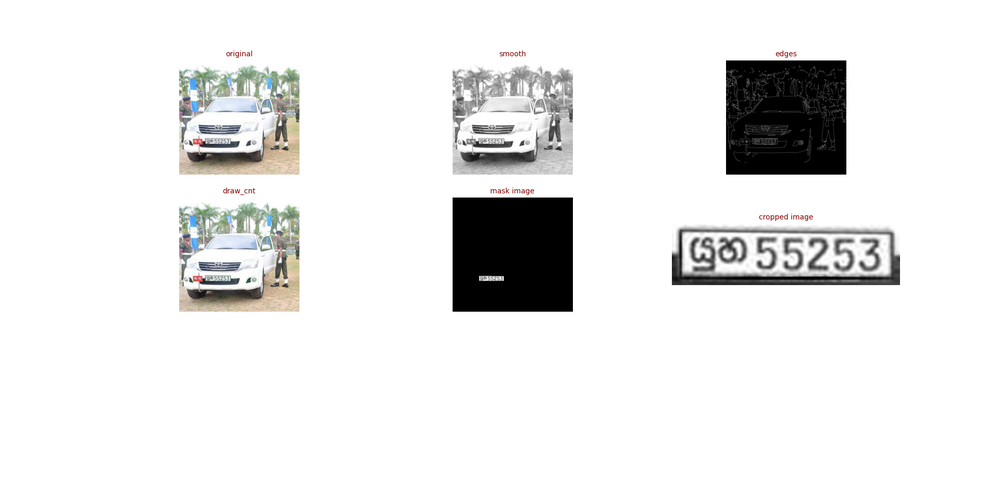
#> input picture army_sample.png, 1000 x 504 px, shrunk from 1920 x 967 before the run
$ python -i main.py   (imports and definitions only)
#> lines starting #> are read from the running program, lines starting #| are printed output that depends on the picture; after the words box and inside, x2 and y2 are one past the last pixel; in counts of white or black regions, pixels touching at a corner belong together
from cmath import isnan
from google.cloud import vision
from google.cloud import vision_v1
from PIL import Image
import numpy as np
import matplotlib.pyplot as plt
import cv2
import os
import pytesseract
import io


os.environ['GOOGLE_APPLICATION_CREDENTIALS'] = 'visionKey.json'


FONT_SIZE = 10
COLOR = 'maroon'


pytesseract.pytesseract.tesseract_cmd = r'C:\Users\USER\AppData\Local\Tesseract-OCR\tesseract.exe'


# get source image
def get_image(img):
    img = cv2.imread(img, 1)
    img = cv2.cvtColor(img, cv2.COLOR_BGR2RGB)
    return img

# show images


def show_plot(images, titles):
    # convert all images to gray scale
    plt.style.use('grayscale')

    # to remove background gray
    plt.figure().patch.set_facecolor('white')

    for i in range(len(images)):
        # plt.subplot(len(titles),1,i+1)
        plt.subplot(2, 3, i+1)
        plt.title(titles[i], size=FONT_SIZE, color=COLOR)
        plt.imshow(images[i])
        plt.axis('off')

    plt.show()


# Return binary image by thresholding
def make_binary(img):
    t = 150
    ret, thresh = cv2.threshold(img, t, 255, cv2.THRESH_BINARY_INV)

    return thresh


def bilateral_filter(img):
    blur = cv2.bilateralFilter(img, 17, 17, 17)
    return blur


# Normalize the number plate
def normalize_number_plate(img2):
    img = cv2.cvtColor(img2, cv2.COLOR_RGB2GRAY)
    # remove noise
    # blur = cv2.bilateralFilter(img, 17, 17, 17)  # 11, 90, 90

    # sharpend_image = cv2.addWeighted(img, 2, blur, -1, 0)
    blur = bilateral_filter(img)
    edges = cv2.Canny(blur, 100, 200)

    cnts, hierarchy = cv2.findContours(
        edges.copy(), cv2.RETR_TREE, cv2.CHAIN_APPROX_SIMPLE)

    draw_cnt = cv2.drawContours(img2.copy(), cnts, -1, (255, 0, 0))
    print(len(cnts))

    cnts = sorted(cnts, key=cv2.contourArea, reverse=True)[:10]
    draw_cnt_2 = cv2.drawContours(img2.copy(), cnts, -1, (0, 255, 0))
    # plt.imshow(draw_cnt, cmap='gray')
    # plt.title('Contour')
    # plt.show()
    return img, edges, draw_cnt, draw_cnt_2, cnts


# Crop image
def crop_image(cnts, img):
    plate = None
    img3 = img.copy()
    for i in cnts:
        perimeter = cv2.arcLength(i, True)
        edges_count = cv2.approxPolyDP(i, 10, True)

        if len(edges_count) == 4:
            plate = edges_count
            break
    # print(edges_count)
    mask = np.zeros(img.shape, np.uint8)
    new_img = cv2.drawContours(mask, [plate], 0, 255, -1)
    new_img = cv2.bitwise_and(img, img, mask=mask)

    (x, y) = np.where(mask == 255)

    (x1, y1) = (np.min(x), np.min(y))
    (x2, y2) = (np.max(x), np.max(y))
    cropped_img = img[x1-10:x2+10, y1-10:y2+10]
    return new_img, cropped_img


# main funtion
def main(filename):
    # get vision
#> called with filename = 'army_sample.png'
    vision_client = vision.ImageAnnotatorClient()
    image = vision.Image()

    # import image

    #mg2 = get_image('pre.jpg')
    print('location : ', filename)

    img2 = get_image(filename)
#> in get_image, img is the input picture: shape (504, 1000, 3); mean B, G, R 233, 233.4, 233.4

    img = cv2.cvtColor(img2, cv2.COLOR_RGB2GRAY)
#> img: shape (504, 1000)

    blur, edges, draw_cnt, draw_cnt_2, cnts = normalize_number_plate(img2)
#> in normalize_number_plate, `edges = cv2.Canny(blur, 100, 200)`:
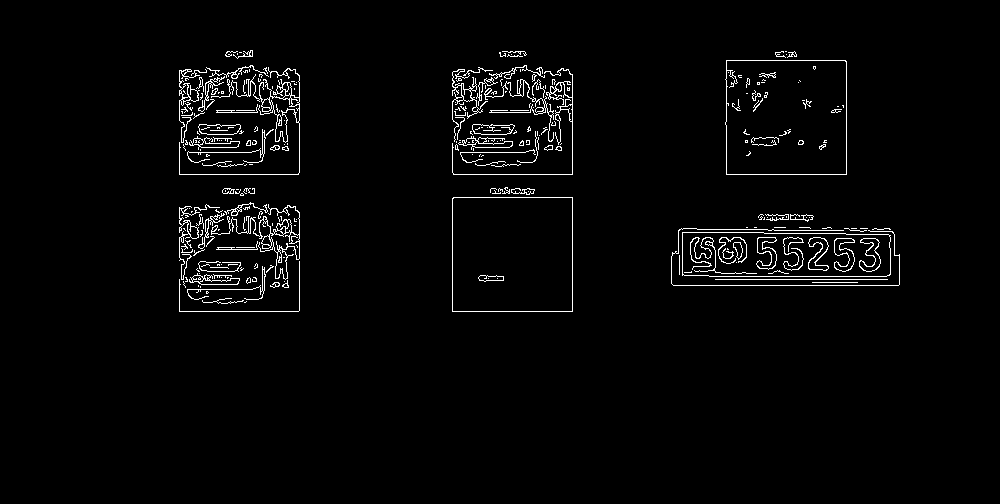
#> edges: shape (504, 1000); 2.5% white in thin lines or dots, all inside (x1, y1, x2, y2) = (179, 50, 900, 312)
#> in normalize_number_plate, `cnts, hierarchy = cv2.findContours( edges.copy(), cv2.RETR_TREE, cv2.C..`: cnts = 446 contours, 349 with area under 20; largest, box (x1, y1, x2, y2) and area: (725, 60, 847, 175) 13684, (452, 197, 573, 312) 13680, (452, 197, 573, 312) 13676, (725, 60, 847, 175) 13672, (682, 232, 891, 277) 8941
#> in normalize_number_plate, `draw_cnt = cv2.drawContours(img2.copy(), cnts, -1, (255, 0, 0))`:
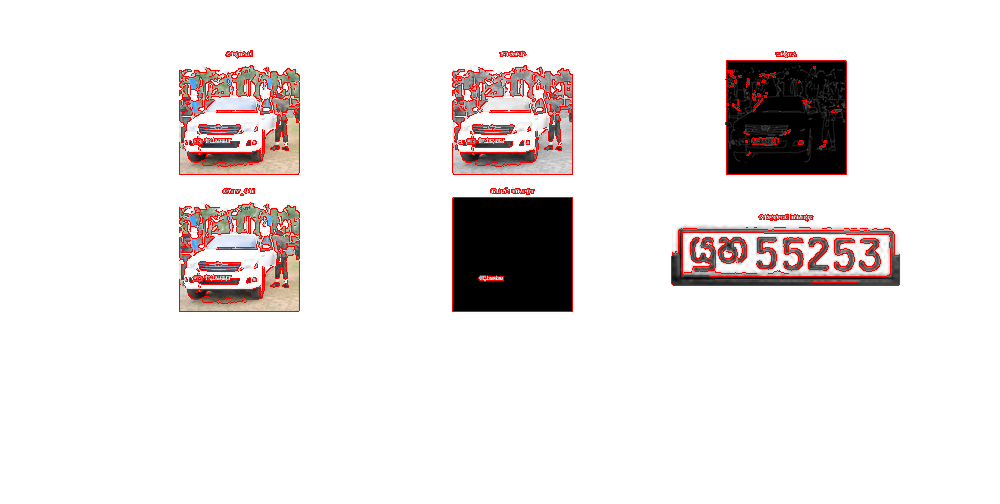
#> draw_cnt: shape (504, 1000, 3); mean R, G, B 235.7, 229.3, 228.9
#| 446
#> in normalize_number_plate, `cnts = sorted(cnts, key=cv2.contourArea, reverse=True)[:10]`: cnts = 10 contours; largest, box (x1, y1, x2, y2) and area: (725, 60, 847, 175) 13684, (452, 197, 573, 312) 13680, (452, 197, 573, 312) 13676, (725, 60, 847, 175) 13672, (682, 232, 891, 277) 8941

    # extract number plate
    plate, crop = crop_image(cnts, img)
#> the loop in crop_image, `for i in cnts:` made 1 pass
#> (perimeter, plate) on pass 1: (469.1, [[726, 60], [726, 174], [846, 174], [845, 60]])
#> in crop_image, `new_img = cv2.drawContours(mask, [plate], 0, 255, -1)`:
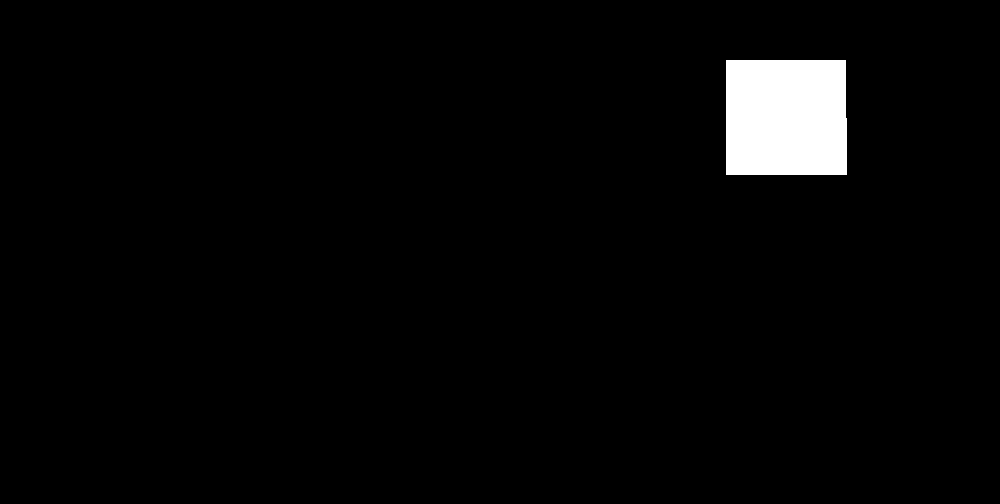
#> new_img: shape (504, 1000); 2.7% white; 1 white region, box (x1, y1, x2, y2) and area: (726, 60, 847, 175) 13857
#> in crop_image, `new_img = cv2.bitwise_and(img, img, mask=mask)`:
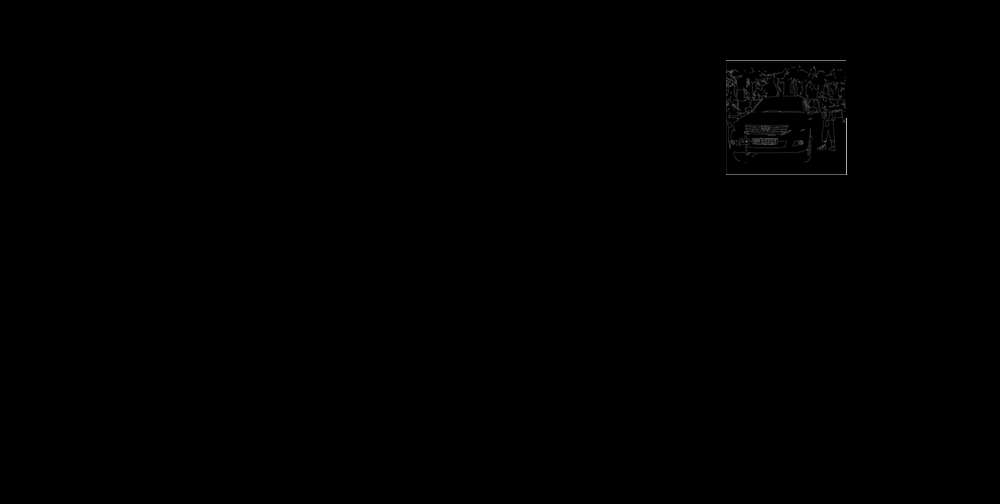
#> new_img: shape (504, 1000); min 0, max 201, mean 0.3
#> in crop_image, `(x, y) = np.where(mask == 255)`: x = 13857 values from 60 to 174; y = 13857 values, max 846 at index 7080, min 726 at index 0, mean 785.7
#> in crop_image, `(x1, y1) = (np.min(x), np.min(y))`: x1 = 60; y1 = 726
#> in crop_image, `(x2, y2) = (np.max(x), np.max(y))`: x2 = 174; y2 = 846
#> in crop_image, `cropped_img = img[x1-10:x2+10, y1-10:y2+10]`:
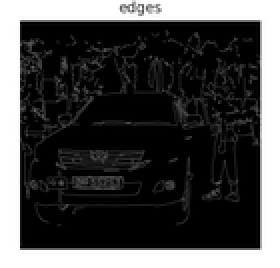
#> cropped_img: shape (134, 140) (shown 2 times larger); min 0, max 255, mean 74.3

    crop = bilateral_filter(crop)
    cv2.imwrite('crop.jpg', crop)
    h, w = crop.shape[::]
#> h = 134; w = 140
    #crop_img = cv2.imread(r'crop.jpg', 0)

    with io.open('crop.jpg', 'rb') as image_file:
        content = image_file.read()

    image = vision_v1.types.Image(content=content)
    response = vision_client.text_detection(image=image)
    response = response.text_annotations
    text = response[0].description

    # text = 'wp CAL 2234'

    print(crop.shape)
#| (134, 140)
    print(crop.dtype)
#| uint8
    print(crop)
#> (printed output is left out)

    # text = 'WP BBF 1233'
    # print(response)

    images = [img2, blur, edges, draw_cnt_2, plate, crop]
    titles = ['original', 'smooth', 'edges',
              'draw_cnt', 'mask image', 'cropped image']

    # show images
    show_plot(images, titles)
#> the loop in show_plot, `for i in range(len(images)):` made 6 passes

    return text


def extract_text(text):

    text = text.replace(' ', '')
    text = text.replace('-', '')
    text = text.replace('+', '')

    number_plate = None
    model = None
    print(text)
    if text[0].isdigit():
        if len(text) == 8:
            model = text[:3]
            number_plate = text[:3] + ' SRI ' + text[4:]
        if len(text) == 7:
            model = text[:2]
            number_plate = text[:2] + ' SRI ' + text[3:]
        if len(text) == 6:
            model = text[:1]
            number_plate = text[:1] + ' SRI ' + text[2:]
    else:
        number_plate = text

    print(number_plate, model)


# extract_text('යුහ 084657')


# 10084654

>>> result = main('army_sample.png')
